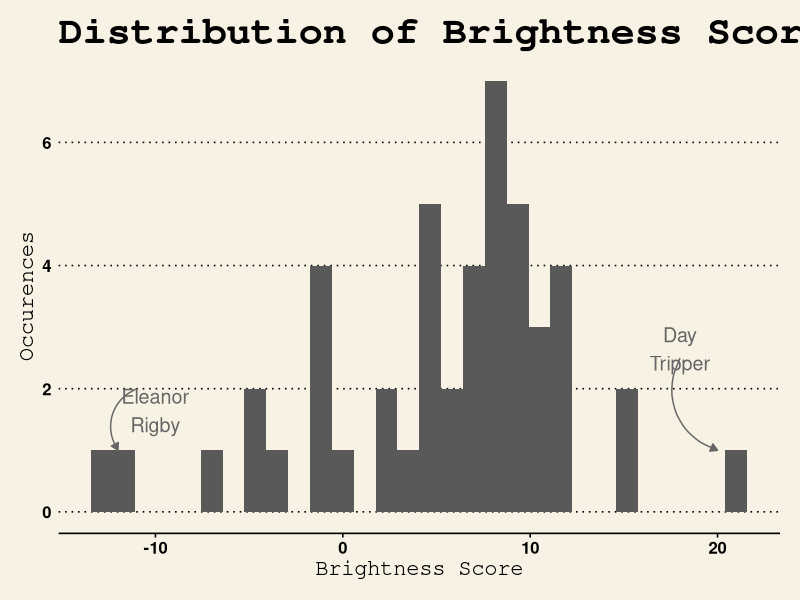
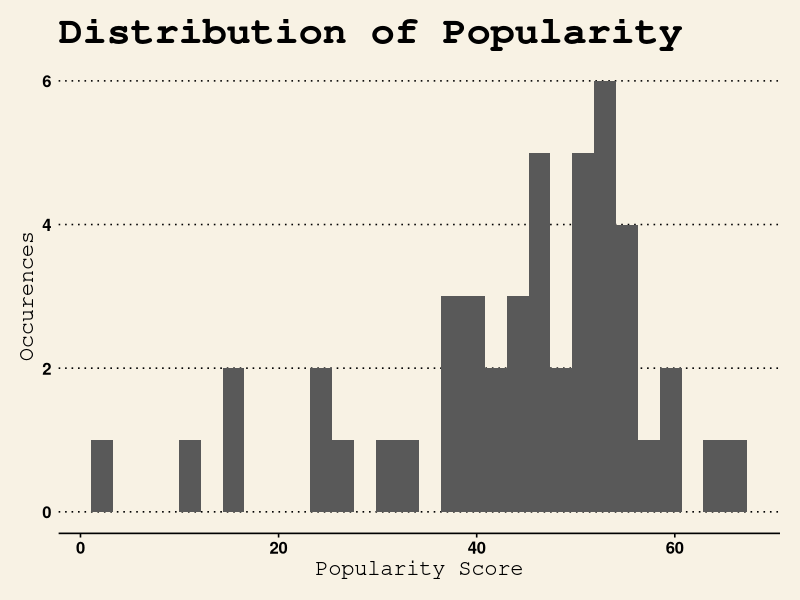
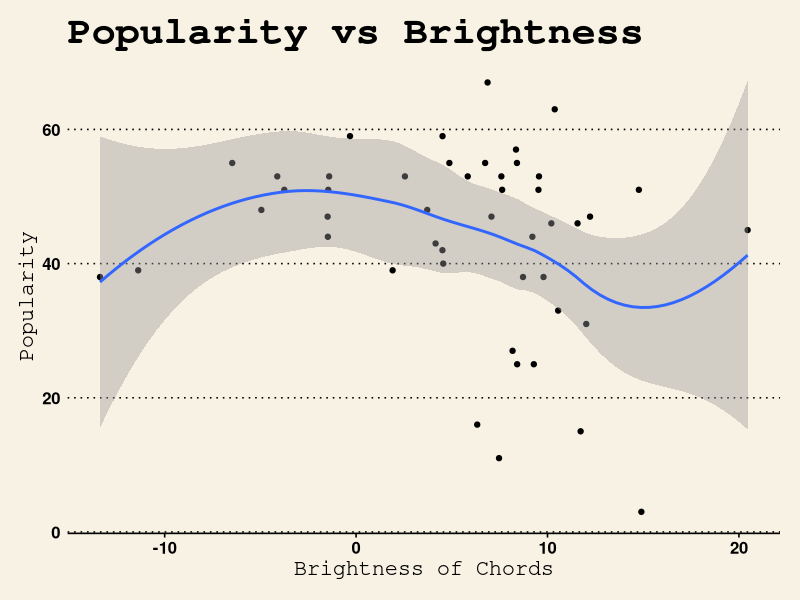
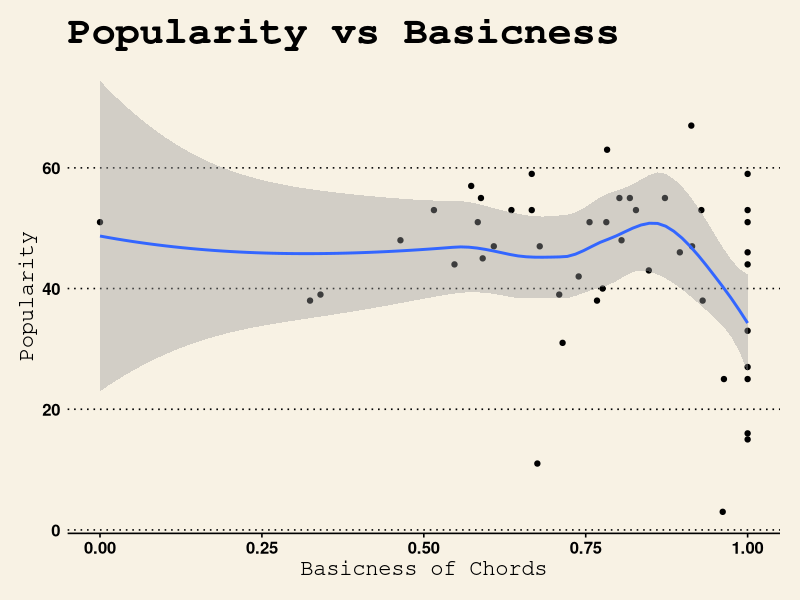
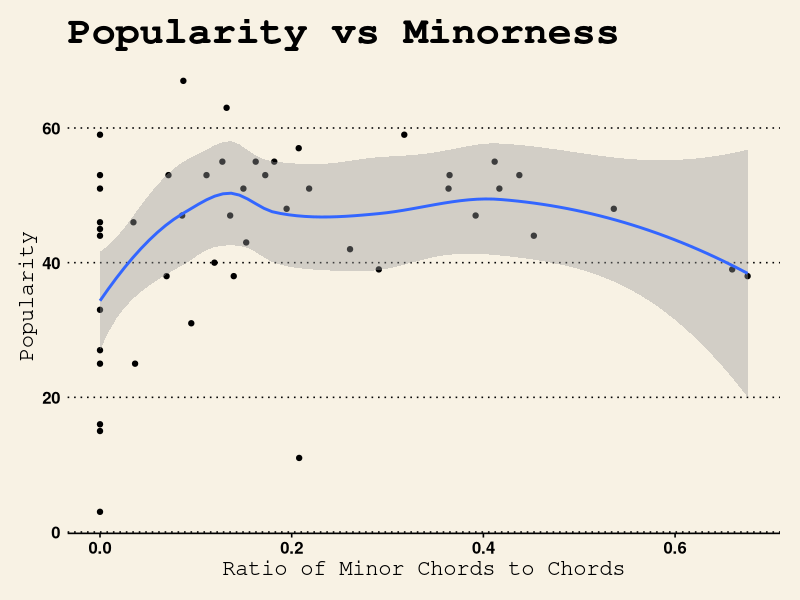
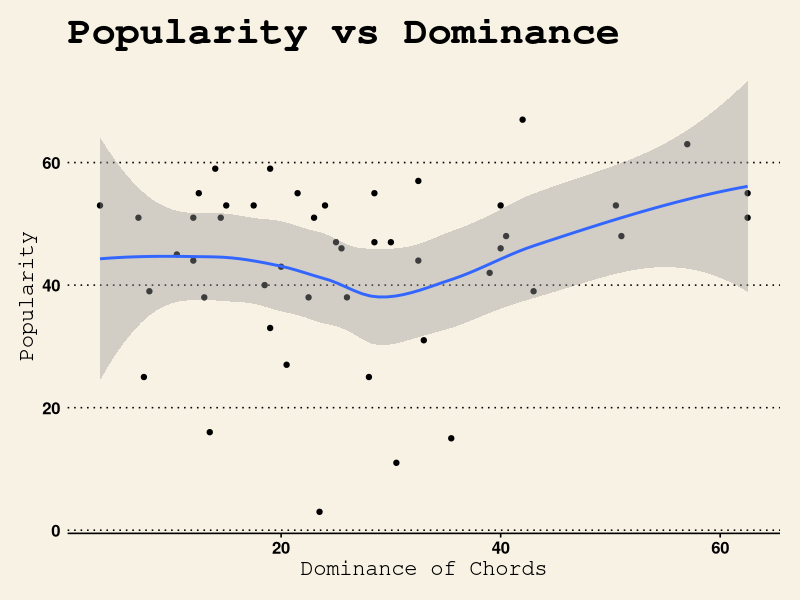
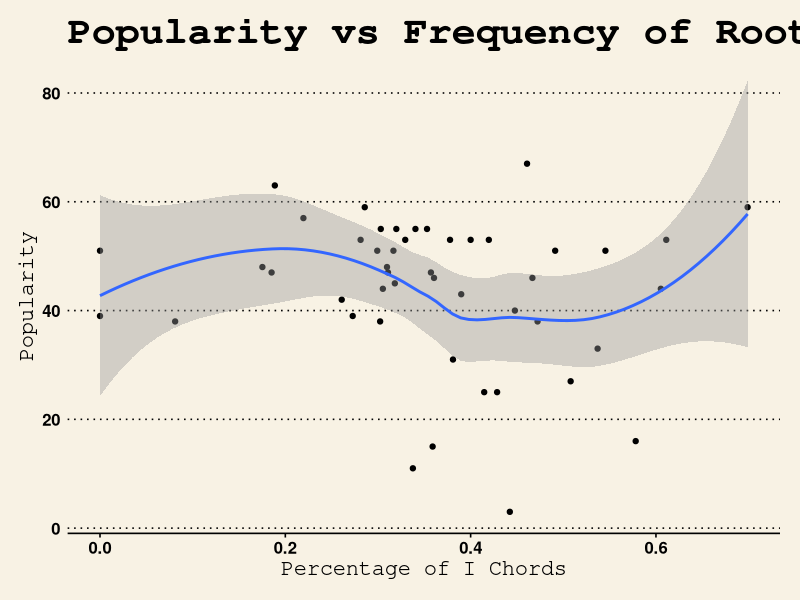

Here is the R script that generated these plots, in order:
#Installing and Loading Packages
install.packages("dplyr")
install.packages("ggplot2")
install.packages("ggthemes")
install.packages("data.table")
install.packages("farver")

library(dplyr)
library(ggplot2)
library(ggthemes)
library(data.table)
library(farver)


#Loading the Data Frame
df <-read.csv("BeatlesChords.csv")

#Calculating Each Song's Average Brightness, from Chords
#Also calculating how many chords are basic (I, IV, or V),
#Average minorness, and average dominance of the song.
df <- df %>% 
  mutate(pop_score = 50-hot_100_peak+2*num_weeks) %>%
  mutate(avg_bright = (-30*chord_IIm + 35*chord_II - 20*chord_IIIm +
           40*chord_III + 15*chord_IV + 20*chord_V + 30*chord_V7 +
           -25*chord_VIm + 20*chord_VII)/total_chords) %>%
  mutate(basicness_ratio = (chord_I + chord_IV + chord_V +chord_V7)/(total_chords)) %>%
  mutate(chord_I_ratio = chord_I/total_chords) %>%
  mutate(minor_ratio = (chord_IIm + chord_IIIm + chord_IVm + chord_VIm)/total_chords) %>%
  mutate(dominance = (chord_V7 + chord_V + chord_III) + 
           0.5*(chord_IV + chord_IVm + chord_IIm)) %>%
  mutate(complexity = (10*chord_IIm + 30*chord_II + 15*chord_IIIm +
                                    30*chord_III + 10*chord_V7 +
                                    +5*chord_VIm + 35*chord_VII)/total_chords) %>%
  arrange(avg_bright)



#A simplified table with the most important data, for the report
simple_table <- select(df, c(song_name, avg_bright, basicness_ratio, pop_score, complexity, length, instruments))
write.table(simple_table, file = "table1.csv", sep= ",", quote = FALSE, row.names=F)
  
#Setting the theme and graphing histograms
theme_set(theme_wsj()+theme(axis.title=element_text(size=16)))
ggplot(df, aes(avg_bright)) + geom_histogram(bins=30)+
  annotate(
    "curve",
    x = 18, y = 2.5,
    xend = 20, yend = 1,
    arrow = arrow(length = unit(0.2, "cm"), type = "closed"),
    color = "grey40"
  )+
  annotate(
    "text",
    x = 18, y = 3,
    label = "Day\nTripper",
    vjust = 1, size = 5, color = "grey40"
  )+
  annotate(
    "curve",
    x = -11, y = 2,
    xend = -12, yend = 1,
    arrow = arrow(length = unit(0.2, "cm"), type = "closed"),
    color = "grey40"
  )+
  annotate(
    "text",
    x = -10, y = 2,
    label = "Eleanor\nRigby",
    vjust = 1, size = 5, color = "grey40"
  )+
  labs(title = "Distribution of Brightness Scores", y="Occurences",x="Brightness Score")

 

ggplot(df, aes(pop_score)) + geom_histogram(bins=30)+
  labs(y="Occurences",x="Popularity Score", title = "Distribution of Popularity")

  

#Graphing various chordal properies vs. popularity.
ggplot(df, aes(x=avg_bright, y=pop_score)) + 
  geom_point() +
  geom_smooth() + 
  labs(y="Popularity", x="Brightness of Chords",
       title = "Popularity vs Brightness")
  

#Extra graphs and factors for fun
ggplot(df, aes(x=basicness_ratio, y=pop_score)) +
  geom_point() +
  geom_smooth() + 
  labs(y="Popularity", x="Basicness of Chords",
       title = "Popularity vs Basicness")



ggplot(df, aes(x=minor_ratio, y=pop_score)) +
  geom_point() +
  geom_smooth() + 
  labs(y="Popularity", x="Ratio of Minor Chords to Chords",
       title = "Popularity vs Minorness")



ggplot(df, aes(x=dominance, y=pop_score)) +
  geom_point() +
  geom_smooth() + 
  labs(y="Popularity", x="Dominance of Chords",
       title = "Popularity vs Dominance")



ggplot(df, aes(x=chord_I_ratio, y=pop_score)) +
  geom_point() +
  geom_smooth() + 
  labs(y="Popularity", x="Percentage of I Chords",
       title = "Popularity vs Frequency of Root Chord")

